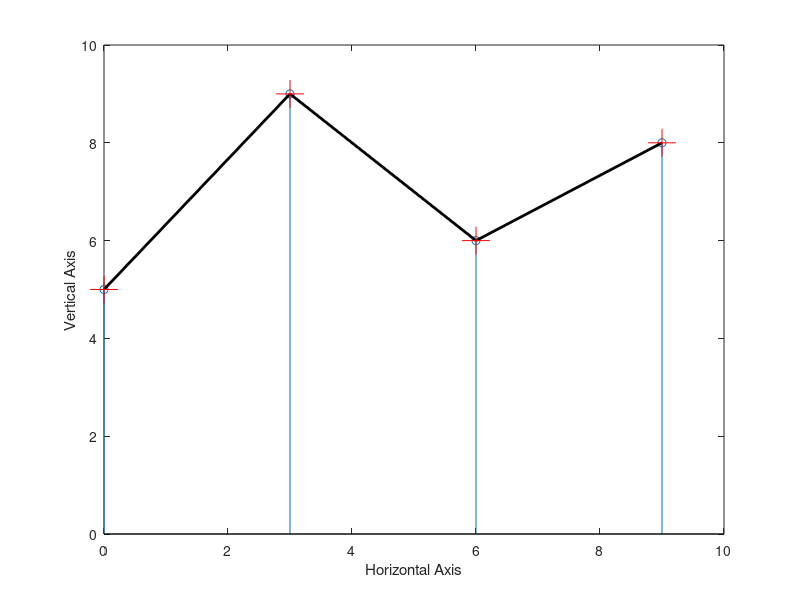

This figure's MATLAB source: (Note: this script raises an error after producing the figure.)
% Copy and comment every line of the following MATLAB script. Say what
% each line is doing in your comment. Explain each MATLAB line by using
% no more than one comment line, as done in the first line below. Run and
% publish the script:
a=zeros(1,10) % Generate and print a 1x10 row vector of zeros
b=ones(4,2)  %Create and print a 4x2 matrix of ones, store in b
c=size(b);  %stores the rows and columns of the b matrix in c (4,2)    
abs([-2.2 , 3])  %returns the absolute values of the elements in the vector
floor(1.6)    %rounds the value down to the closest integer   
d=[1:-2.5:-9];   %create a row vector starting at 1, decrementing by 2.5, and ending at -9
f=d(2); %assigns the second element of d to f
g=sin(pi/2);  %computes sine of pi/2 and stores in g   
K=[1.4, 2.3; 5.1, 7.8]; % defines a 2x2 matrix with these values   
m=K(1,2);   %sets m to the element in the first row and second column of K                
n=K(:,2);  %sets n to the second column of K                
p=K(1,2);  %sets p to the element in the first row and second column of K (same as m)                 
comp = 10+40i;  %creates a complex number            
real(comp)   %returns the real part of the complex number              
imag(comp)   %returns the imaginary part of the complex number                
abs(comp)    %returns the magnitude of the complex number               
angle(comp)  %returns the phase angle of the complex number in radians             
disp('haha, MATLAB is fun'); %prints the text in the command window   
3^2   %computes 3 to the second power                          
4==4   %evaluates if 4 is equal to 4                        
[2==8 3~=5]   %perform logical comparisons and store the results in a vector                  
x=[0:3:9]; %creates array starting at 0 incrementing by 3 and going to 9, store in x                  
y=[5 9 6 8]; %creates array with values 5,9,6,8 store in y                 
tic; pause(0.2); toc  % Measure elapsed time with a pause of 0.2 seconds       

q = zeros(10,1); %creates 10x1 column vector of zeros              
for ii = 1:10  % Begin a loop that runs from 1 to 10                
    q(ii) = ii^2;  % Store the square of the loop index in q             
end                             
figure(129);   % Open a figure window with figure number 129               
stem(x,y)  % Create a stem plot of y versus x                    
hold on;  % Retain the current plot when adding new plots 
plot(x,y, 'k', 'linewidth', 2) % Plot y versus x as a black line    
plot(x,y,'+r', 'markersize', 20); % Plot red plus markers at the data points
hold off;   % Release the plot hold                
xlabel('Horizontal Axis')   % Label the x-axis  
ylabel('Vertical Axis') % Label the y-axis
snapnow; % Capture the current figure for publishing
